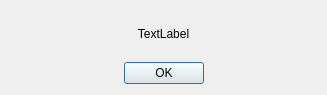
<?xml version="1.0" encoding="UTF-8"?>
<ui version="4.0">
 <class>DialogVoteResults</class>
 <widget class="QDialog" name="DialogVoteResults">
  <property name="geometry">
   <rect>
    <x>0</x>
    <y>0</y>
    <width>327</width>
    <height>95</height>
   </rect>
  </property>
  <property name="windowTitle">
   <string>Results</string>
  </property>
  <layout class="QVBoxLayout" name="verticalLayout">
   <item>
    <widget class="QLabel" name="label">
     <property name="text">
      <string>TextLabel</string>
     </property>
     <property name="alignment">
      <set>Qt::AlignCenter</set>
     </property>
    </widget>
   </item>
   <item>
    <widget class="QDialogButtonBox" name="buttonBox">
     <property name="layoutDirection">
      <enum>Qt::LeftToRight</enum>
     </property>
     <property name="orientation">
      <enum>Qt::Horizontal</enum>
     </property>
     <property name="standardButtons">
      <set>QDialogButtonBox::Ok</set>
     </property>
     <property name="centerButtons">
      <bool>true</bool>
     </property>
    </widget>
   </item>
  </layout>
 </widget>
 <resources/>
 <connections>
  <connection>
   <sender>buttonBox</sender>
   <signal>accepted()</signal>
   <receiver>DialogVoteResults</receiver>
   <slot>accept()</slot>
   <hints>
    <hint type="sourcelabel">
     <x>248</x>
     <y>254</y>
    </hint>
    <hint type="destinationlabel">
     <x>157</x>
     <y>274</y>
    </hint>
   </hints>
  </connection>
  <connection>
   <sender>buttonBox</sender>
   <signal>rejected()</signal>
   <receiver>DialogVoteResults</receiver>
   <slot>reject()</slot>
   <hints>
    <hint type="sourcelabel">
     <x>316</x>
     <y>260</y>
    </hint>
    <hint type="destinationlabel">
     <x>286</x>
     <y>274</y>
    </hint>
   </hints>
  </connection>
 </connections>
</ui>
